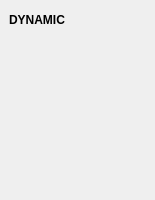
<?xml version="1.0" encoding="UTF-8"?>
<ui version="4.0">
 <class>QtUi</class>
 <widget class="QMainWindow" name="QtUi">
  <property name="geometry">
   <rect>
    <x>0</x>
    <y>0</y>
    <width>155</width>
    <height>200</height>
   </rect>
  </property>
  <property name="minimumSize">
   <size>
    <width>120</width>
    <height>0</height>
   </size>
  </property>
  <property name="maximumSize">
   <size>
    <width>999</width>
    <height>999</height>
   </size>
  </property>
  <property name="windowTitle">
   <string>Toolkit</string>
  </property>
  <property name="tabShape">
   <enum>QTabWidget::Triangular</enum>
  </property>
  <property name="dockNestingEnabled">
   <bool>true</bool>
  </property>
  <property name="dockOptions">
   <set>QMainWindow::AllowNestedDocks|QMainWindow::AllowTabbedDocks|QMainWindow::AnimatedDocks|QMainWindow::ForceTabbedDocks</set>
  </property>
  <property name="bnabled" stdset="0">
   <bool>true</bool>
  </property>
  <widget class="QWidget" name="central_widget">
   <property name="palette">
    <palette>
     <active>
      <colorrole role="Highlight">
       <brush brushstyle="SolidPattern">
        <color alpha="255">
         <red>168</red>
         <green>152</green>
         <blue>250</blue>
        </color>
       </brush>
      </colorrole>
     </active>
     <inactive>
      <colorrole role="Highlight">
       <brush brushstyle="SolidPattern">
        <color alpha="255">
         <red>168</red>
         <green>152</green>
         <blue>250</blue>
        </color>
       </brush>
      </colorrole>
     </inactive>
     <disabled>
      <colorrole role="Highlight">
       <brush brushstyle="SolidPattern">
        <color alpha="255">
         <red>168</red>
         <green>152</green>
         <blue>250</blue>
        </color>
       </brush>
      </colorrole>
     </disabled>
    </palette>
   </property>
   <layout class="QHBoxLayout" name="horizontalLayout_2">
    <item>
     <layout class="QGridLayout" name="gridLayout">
      <property name="spacing">
       <number>0</number>
      </property>
      <item row="1" column="1" colspan="2">
       <layout class="QHBoxLayout" name="horizontalLayout">
        <item>
         <widget class="QStackedWidget" name="stackedWidget">
          <property name="currentIndex">
           <number>-1</number>
          </property>
         </widget>
        </item>
       </layout>
      </item>
      <item row="0" column="1" colspan="2">
       <widget class="DraggableHeader" name="draggableHeader">
        <property name="minimumSize">
         <size>
          <width>0</width>
          <height>22</height>
         </size>
        </property>
        <property name="maximumSize">
         <size>
          <width>125</width>
          <height>22</height>
         </size>
        </property>
        <property name="font">
         <font>
          <weight>75</weight>
          <bold>true</bold>
         </font>
        </property>
        <property name="text">
         <string>DYNAMIC</string>
        </property>
       </widget>
      </item>
     </layout>
    </item>
   </layout>
  </widget>
 </widget>
 <customwidgets>
  <customwidget>
   <class>DraggableHeader</class>
   <extends>QLabel</extends>
   <header>draggableHeader.h</header>
  </customwidget>
 </customwidgets>
 <resources/>
 <connections/>
 <designerdata>
  <property name="gridDeltaX">
   <number>5</number>
  </property>
  <property name="gridDeltaY">
   <number>5</number>
  </property>
  <property name="gridSnapX">
   <bool>true</bool>
  </property>
  <property name="gridSnapY">
   <bool>true</bool>
  </property>
  <property name="gridVisible">
   <bool>true</bool>
  </property>
 </designerdata>
</ui>
